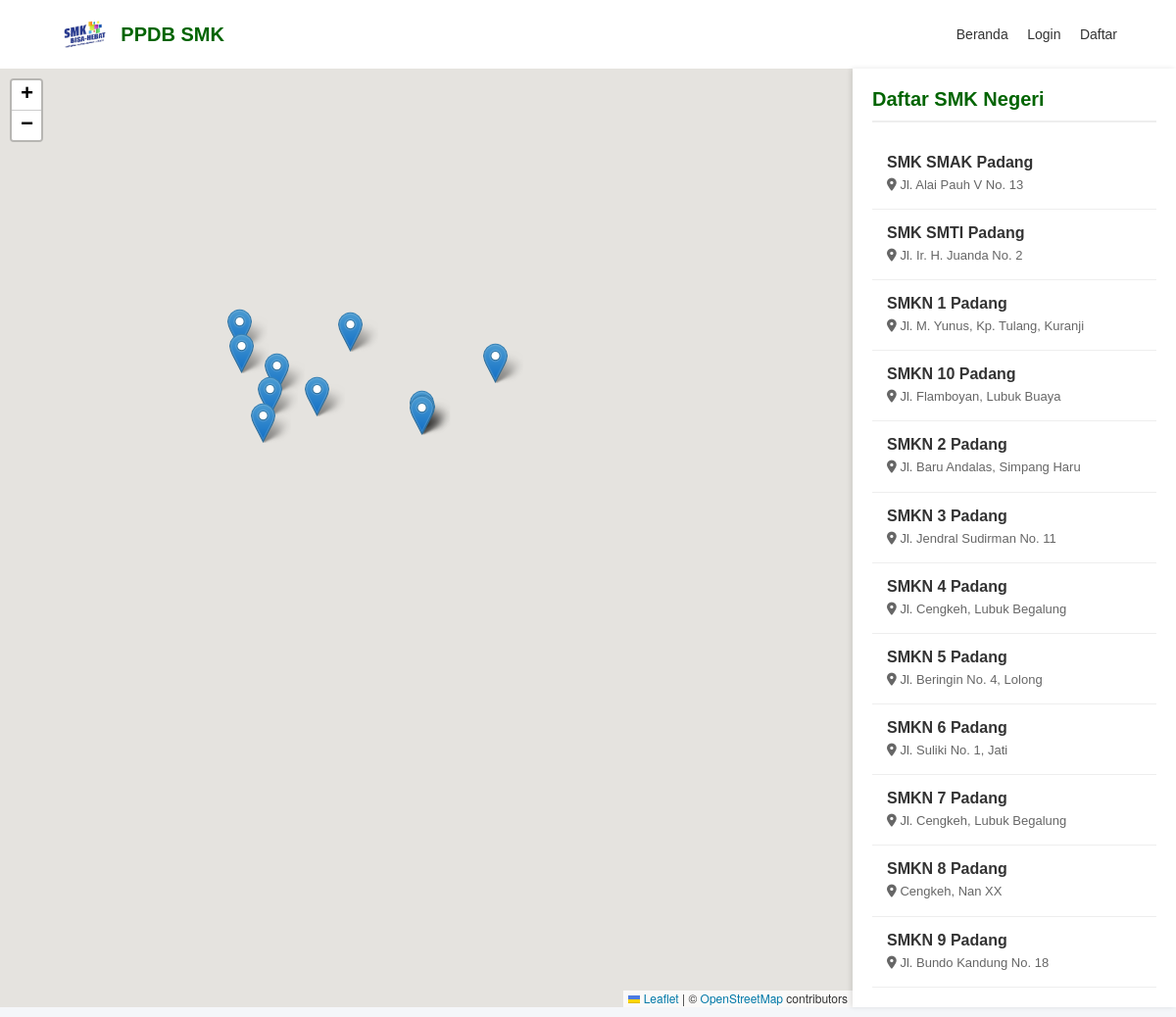
Screenshot of /peta.php with the database file from the repository.
### tables this page shows
CREATE TABLE `sekolah` (
  `id` int(11) NOT NULL AUTO_INCREMENT,
  `npsn` varchar(20) DEFAULT NULL,
  `nama_sekolah` varchar(100) NOT NULL,
  `alamat` text NOT NULL,
  `lat` double NOT NULL,
  `lng` double NOT NULL,
  `foto` varchar(255) DEFAULT 'default_sekolah.jpg',
  PRIMARY KEY (`id`)
);

### peta.php (the view, shortened to what this page needs)
<?php
require_once 'konfigurasi/koneksi.php';
?>
<!DOCTYPE html>
<html lang="id">
<head>
    <link rel="stylesheet" href="https://unpkg.com/leaflet@1.9.4/dist/leaflet.css" />
    <link rel="stylesheet" href="https://cdnjs.cloudflare.com/ajax/libs/font-awesome/6.0.0/css/all.min.css">
</head>
<body>
    <header>
        <div class="container">
            <a href="index.php" class="logo">
                <img src="<?= BASE_URL ?>aset/img/logo-smk.png" alt="Logo">
                PPDB SMK
            </a>
            <nav class="nav">
                <a href="index.php">Beranda</a>
                <a href="akses/login.php">Login</a>
                <a href="akses/daftar_siswa.php">Daftar</a>
            </nav>
        </div>
    </header>
    <div class="peta-wrapper">
        <div id="map"></div>
        <div class="info-sidebar">
            <h2>Daftar SMK Negeri</h2>
            <div id="daftar-sekolah">
                <?php
                $query = mysqli_query($koneksi, "SELECT * FROM sekolah ORDER BY nama_sekolah ASC");
                if (mysqli_num_rows($query) > 0) {
                    while($d = mysqli_fetch_array($query)) {
                ?>
                <div class="sekolah-item" onclick="zoomToMarker(<?= $d['lat'] ?>, <?= $d['lng'] ?>)">
                    <h4><?= htmlspecialchars($d['nama_sekolah']) ?></h4>
                    <p><i class="fas fa-map-marker-alt"></i> <?= htmlspecialchars($d['alamat']) ?></p>
                </div>
                <?php
                    }
                } else {
                    echo "<p style='padding:15px; color:red;'>Data sekolah tidak ditemukan di database.</p>";
                }
                ?>
            </div>
        </div>
    </div>
</body>
</html>

### peta.php (style rules this page uses)
body { margin:0; padding:0; font-family: 'Poppins', sans-serif; background: #f4f6f9; }
header { background: white; padding: 15px 0; box-shadow: 0 2px 5px rgba(0,0,0,0.1); }
header .container { width: 90%; max-width: 1200px; margin: auto; display: flex; justify-content: space-between; align-items: center; flex-wrap: wrap; }
.logo { display: flex; align-items: center; gap: 10px; color: #006400; font-weight: bold; font-size: 20px; text-decoration: none; }
.logo img { height: 40px; }
.nav a { margin-left: 15px; text-decoration: none; color: #333; font-weight: 500; font-size: 14px; }
.peta-wrapper { display: flex; height: calc(100vh - 80px); width: 100%; }
#map { flex: 3; height: 100%; z-index: 1; background: #e5e3df; }
.info-sidebar { flex: 1; background: white; padding: 20px; overflow-y: auto; box-shadow: -2px 0 5px rgba(0,0,0,0.1); z-index: 2; }
.info-sidebar h2 { color: #006400; font-size: 20px; margin-top: 0; border-bottom: 2px solid #eee; padding-bottom: 10px; }
.sekolah-item { padding: 15px; border-bottom: 1px solid #eee; cursor: pointer; transition: 0.3s; }
.sekolah-item h4 { margin: 0 0 5px 0; color: #333; }
.sekolah-item p { margin: 0; font-size: 13px; color: #666; line-height: 1.4; }

### rows the page displays
sekolah: nama_sekolah "SMK SMAK Padang", alamat "Jl. Alai Pauh V No. 13"
sekolah: nama_sekolah "SMK SMTI Padang", alamat "Jl. Ir. H. Juanda No. 2"
sekolah: nama_sekolah "SMKN 1 Padang", alamat "Jl. M. Yunus, Kp. Tulang, Kuranji"
sekolah: nama_sekolah "SMKN 10 Padang", alamat "Jl. Flamboyan, Lubuk Buaya"
sekolah: nama_sekolah "SMKN 2 Padang", alamat "Jl. Baru Andalas, Simpang Haru"
sekolah: nama_sekolah "SMKN 3 Padang", alamat "Jl. Jendral Sudirman No. 11"
sekolah: nama_sekolah "SMKN 4 Padang", alamat "Jl. Cengkeh, Lubuk Begalung"
sekolah: nama_sekolah "SMKN 5 Padang", alamat "Jl. Beringin No. 4, Lolong"
sekolah: nama_sekolah "SMKN 6 Padang", alamat "Jl. Suliki No. 1, Jati"
sekolah: nama_sekolah "SMKN 7 Padang", alamat "Jl. Cengkeh, Lubuk Begalung"
sekolah: nama_sekolah "SMKN 8 Padang", alamat "Cengkeh, Nan XX"
sekolah: nama_sekolah "SMKN 9 Padang", alamat "Jl. Bundo Kandung No. 18"
